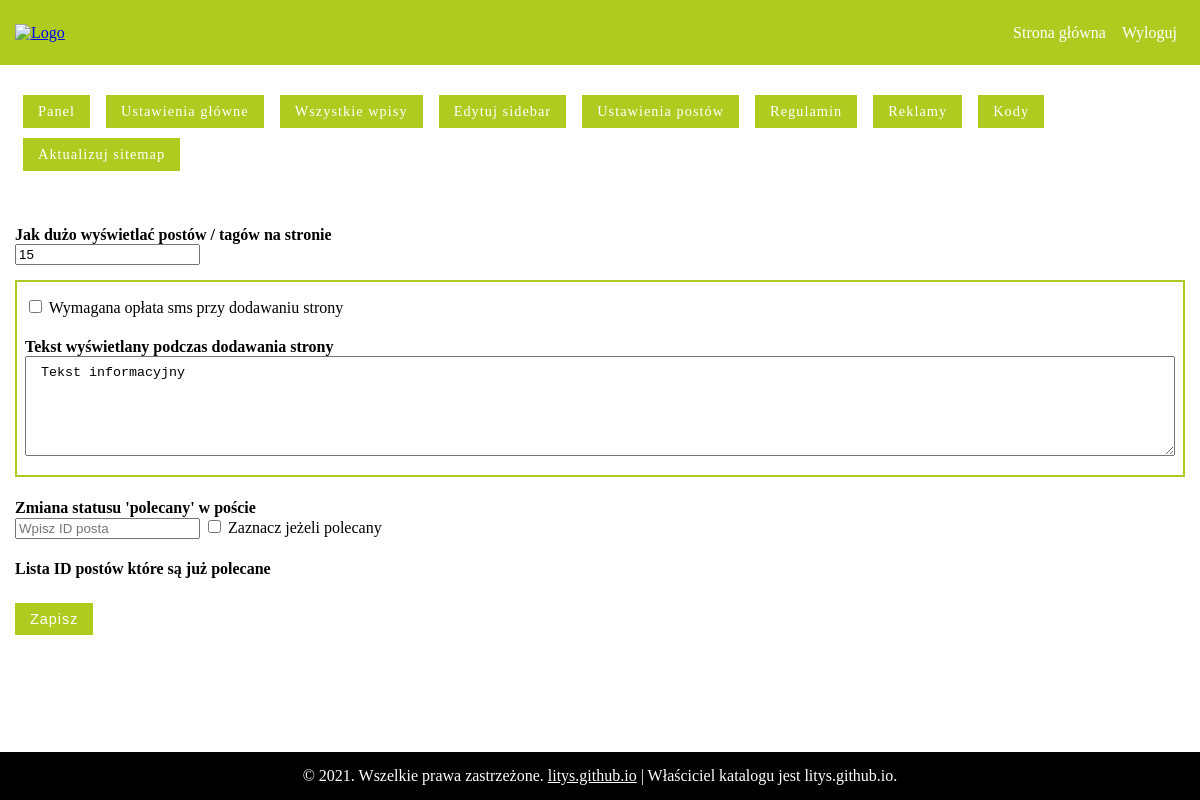
The page /pages/panel.php?c=posts (signed in) on the database its author committed.
### tables this page shows
CREATE TABLE `settings` (
  `id` int(11) NOT NULL,
  `name` text NOT NULL,
  `data` text NOT NULL
);

CREATE TABLE `components` (
  `id` int(11) NOT NULL,
  `name` text NOT NULL,
  `data` text NOT NULL
);

### functions.php (called while the page is built, shortened)
<?php
function footer(){
    include_once('components/footer.php');
}
class DB{
    private static function connect(){
        include('config.php');
        $host = $admin_host;
        $db = $admin_database;
        $user = $admin_user;
        $password = $admin_password;
        $pdo = new PDO('mysql:host='.$host.';dbname='.$db,$user,$password);
        $pdo->setAttribute(PDO::ATTR_ERRMODE, PDO::ERRMODE_EXCEPTION);
        return $pdo;
    }
    public static function get_settings($name){
        $query = "SELECT * FROM settings WHERE name='".$name."'";
        $stmt = self::connect()->prepare($query);
        $stmt->execute();
        $data = $stmt->fetchAll(PDO::FETCH_ASSOC);
        return $data[0]['data'];
    }
    public static function get_component($name){
        $query = "SELECT * FROM components WHERE name='".$name."'";
        $stmt = self::connect()->prepare($query);
        $stmt->execute();
        $data = $stmt->fetchAll(PDO::FETCH_ASSOC);
        $decoded = json_decode($data[0]['data'],true);
        return $decoded;
    }
}

### pages/panel.php (the view, shortened to what this page needs)
<?php
   if(isset($_GET['c'])) $panle_page = $_GET['c'];
   else $panle_page = 'home';
?>
<!DOCTYPE html>
<html lang="en">
<head>
    <link rel="stylesheet" href="/css/global.min.css">
</head>
<body>
<div class="content">
    <div class="toolbar">
        <div class="container inner">
            <?php $logo_url = DB::get_component('head')[0]['logo']; ?>
            <div>
                <a href="/">
                    <img class="logo" src="<?php echo $logo_url?>" alt="Logo">
                </a>
            </div>
            <div class="menu">
                <a href="/">Strona główna</a>
                <a href="?logout=true">Wyloguj</a>
            </div>
        </div>
    </div>
    <div class="container dashboard">
        <div class="dash_menu">
            <a href="?c=home">Panel</a>
            <a href="?c=head">Ustawienia główne</a>
            <a href="?c=all_posts">Wszystkie wpisy</a>
            <a href="?c=sidebar">Edytuj sidebar</a>
            <a href="?c=posts">Ustawienia postów</a>
            <a href="?c=rules">Regulamin</a>
            <a href="?c=ads">Reklamy</a>
            <a href="?c=codes">Kody</a>
            <a href="?c=sitemap">Aktualizuj sitemap</a>
        </div>
        <?php if($panle_page=='posts') : ?>
            <?php
                $per_page = DB::get_settings('posts_pagination');
                $sms_gate = DB::get_settings('sms_gate');
                $sms_gate_text = DB::get_settings('sms_gate_text');
            ?>
            <form action="" method="POST" class="posts">
                <div>
                    <h4>Jak dużo wyświetlać postów / tagów na stronie</h4>
                    <input type="number" name="per_page" value="<?php echo $per_page ?>">
                </div>
                <div class="sms_pay">
                    <input type="checkbox" id="sms_gate" name="sms_gate" <?php if($sms_gate) echo 'checked'; ?> >
                    <label for="sms_gate">Wymagana opłata sms przy dodawaniu strony</label>
                    <h4>Tekst wyświetlany podczas dodawania strony</h4>
                    <textarea name="sms_text"><?php echo $sms_gate_text ?></textarea>
                </div>
                <div class="recommended_post">
                    <h4>Zmiana statusu 'polecany' w poście</h4>
                    <input placeholder="Wpisz ID posta" type="number" name="recommended_id">
                    <input type="checkbox" id="recommended_check" name="recommended_check">
                    <label for="recommended_check">Zaznacz jeżeli polecany</label>
                </div>
                <div class="list_recommended_posts">
                    <h4>Lista ID postów które są już polecane</h4>
                </div>
                <input type="submit" value="Zapisz">
            </form>
        <?php endif; ?>
    </div>
</div>
<?php footer(); ?>
</body>
</html>

### components/footer.php
<?php
    $footer_copy_text = DB::get_component('head')[0]['footer'];
?>
<div class="footer">
    <div>
    <p><?php echo $footer_copy_text; ?></p>
    </div>
</div>

### rows shown on the page
settings: per_page "15"
settings: sms_text "Tekst informacyjny"
components: data "© 2021. Wszelkie prawa zastrzeżone. litys.github.io | Właściciel katalogu jest litys.github.io."
